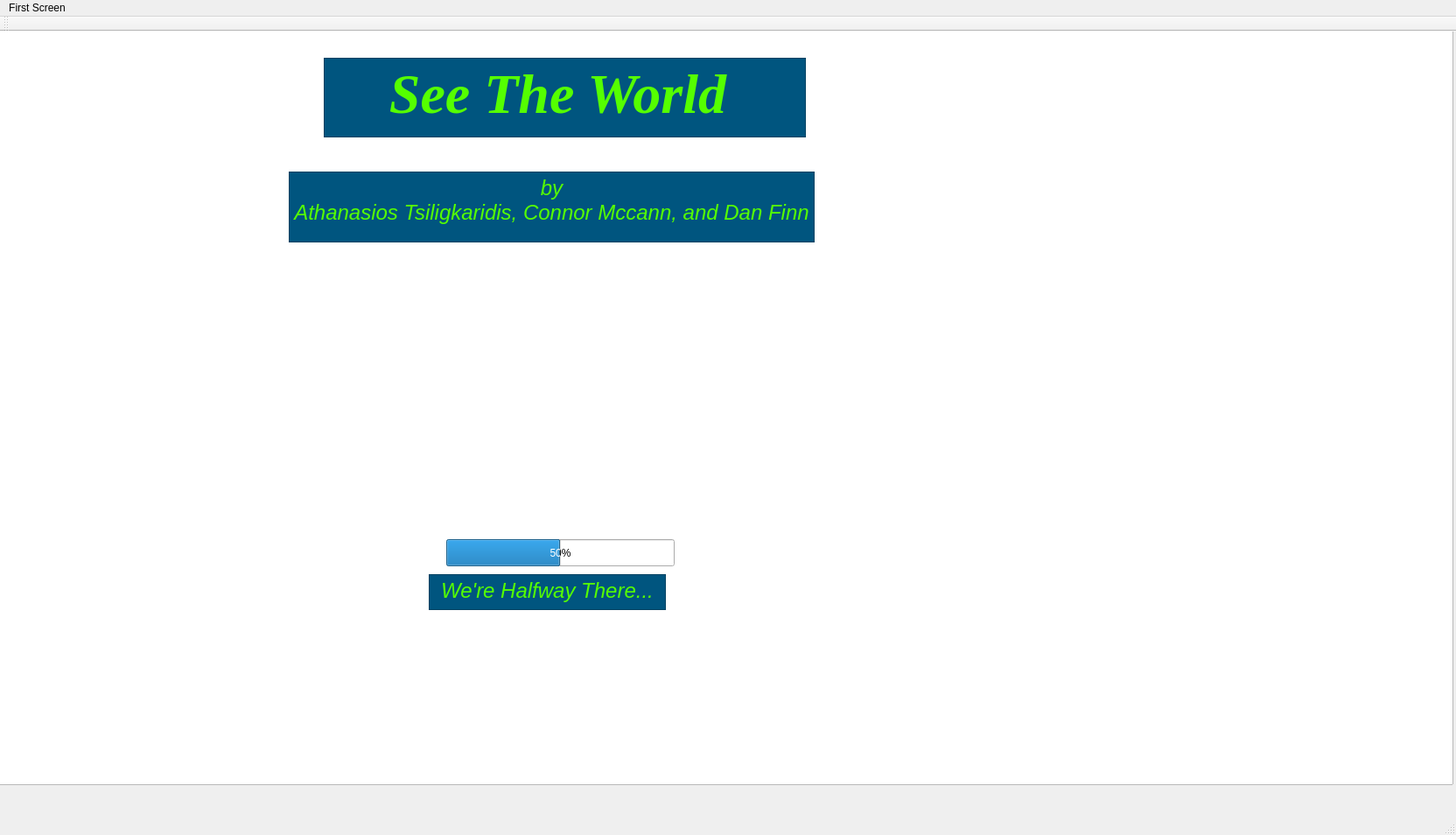
<?xml version="1.0" encoding="UTF-8"?>
<ui version="4.0">
 <class>MainWindow</class>
 <widget class="QMainWindow" name="MainWindow">
  <property name="geometry">
   <rect>
    <x>0</x>
    <y>0</y>
    <width>1664</width>
    <height>954</height>
   </rect>
  </property>
  <property name="windowTitle">
   <string>MainWindow</string>
  </property>
  <widget class="QWidget" name="centralWidget">
   <widget class="QTextEdit" name="textEdit">
    <property name="geometry">
     <rect>
      <x>370</x>
      <y>30</y>
      <width>551</width>
      <height>91</height>
     </rect>
    </property>
    <property name="palette">
     <palette>
      <active>
       <colorrole role="WindowText">
        <brush brushstyle="SolidPattern">
         <color alpha="255">
          <red>0</red>
          <green>0</green>
          <blue>0</blue>
         </color>
        </brush>
       </colorrole>
       <colorrole role="Button">
        <brush brushstyle="SolidPattern">
         <color alpha="255">
          <red>0</red>
          <green>85</green>
          <blue>127</blue>
         </color>
        </brush>
       </colorrole>
       <colorrole role="Light">
        <brush brushstyle="SolidPattern">
         <color alpha="255">
          <red>255</red>
          <green>255</green>
          <blue>255</blue>
         </color>
        </brush>
       </colorrole>
       <colorrole role="Midlight">
        <brush brushstyle="SolidPattern">
         <color alpha="255">
          <red>255</red>
          <green>255</green>
          <blue>255</blue>
         </color>
        </brush>
       </colorrole>
       <colorrole role="Dark">
        <brush brushstyle="SolidPattern">
         <color alpha="255">
          <red>127</red>
          <green>127</green>
          <blue>127</blue>
         </color>
        </brush>
       </colorrole>
       <colorrole role="Mid">
        <brush brushstyle="SolidPattern">
         <color alpha="255">
          <red>170</red>
          <green>170</green>
          <blue>170</blue>
         </color>
        </brush>
       </colorrole>
       <colorrole role="Text">
        <brush brushstyle="SolidPattern">
         <color alpha="255">
          <red>0</red>
          <green>0</green>
          <blue>0</blue>
         </color>
        </brush>
       </colorrole>
       <colorrole role="BrightText">
        <brush brushstyle="SolidPattern">
         <color alpha="255">
          <red>255</red>
          <green>255</green>
          <blue>255</blue>
         </color>
        </brush>
       </colorrole>
       <colorrole role="ButtonText">
        <brush brushstyle="SolidPattern">
         <color alpha="255">
          <red>0</red>
          <green>0</green>
          <blue>0</blue>
         </color>
        </brush>
       </colorrole>
       <colorrole role="Base">
        <brush brushstyle="SolidPattern">
         <color alpha="255">
          <red>0</red>
          <green>85</green>
          <blue>127</blue>
         </color>
        </brush>
       </colorrole>
       <colorrole role="Window">
        <brush brushstyle="SolidPattern">
         <color alpha="255">
          <red>0</red>
          <green>85</green>
          <blue>127</blue>
         </color>
        </brush>
       </colorrole>
       <colorrole role="Shadow">
        <brush brushstyle="SolidPattern">
         <color alpha="255">
          <red>0</red>
          <green>0</green>
          <blue>0</blue>
         </color>
        </brush>
       </colorrole>
       <colorrole role="AlternateBase">
        <brush brushstyle="SolidPattern">
         <color alpha="255">
          <red>255</red>
          <green>255</green>
          <blue>255</blue>
         </color>
        </brush>
       </colorrole>
       <colorrole role="ToolTipBase">
        <brush brushstyle="SolidPattern">
         <color alpha="255">
          <red>255</red>
          <green>255</green>
          <blue>220</blue>
         </color>
        </brush>
       </colorrole>
       <colorrole role="ToolTipText">
        <brush brushstyle="SolidPattern">
         <color alpha="255">
          <red>0</red>
          <green>0</green>
          <blue>0</blue>
         </color>
        </brush>
       </colorrole>
      </active>
      <inactive>
       <colorrole role="WindowText">
        <brush brushstyle="SolidPattern">
         <color alpha="255">
          <red>0</red>
          <green>0</green>
          <blue>0</blue>
         </color>
        </brush>
       </colorrole>
       <colorrole role="Button">
        <brush brushstyle="SolidPattern">
         <color alpha="255">
          <red>0</red>
          <green>85</green>
          <blue>127</blue>
         </color>
        </brush>
       </colorrole>
       <colorrole role="Light">
        <brush brushstyle="SolidPattern">
         <color alpha="255">
          <red>255</red>
          <green>255</green>
          <blue>255</blue>
         </color>
        </brush>
       </colorrole>
       <colorrole role="Midlight">
        <brush brushstyle="SolidPattern">
         <color alpha="255">
          <red>255</red>
          <green>255</green>
          <blue>255</blue>
         </color>
        </brush>
       </colorrole>
       <colorrole role="Dark">
        <brush brushstyle="SolidPattern">
         <color alpha="255">
          <red>127</red>
          <green>127</green>
          <blue>127</blue>
         </color>
        </brush>
       </colorrole>
       <colorrole role="Mid">
        <brush brushstyle="SolidPattern">
         <color alpha="255">
          <red>170</red>
          <green>170</green>
          <blue>170</blue>
         </color>
        </brush>
       </colorrole>
       <colorrole role="Text">
        <brush brushstyle="SolidPattern">
         <color alpha="255">
          <red>0</red>
          <green>0</green>
          <blue>0</blue>
         </color>
        </brush>
       </colorrole>
       <colorrole role="BrightText">
        <brush brushstyle="SolidPattern">
         <color alpha="255">
          <red>255</red>
          <green>255</green>
          <blue>255</blue>
         </color>
        </brush>
       </colorrole>
       <colorrole role="ButtonText">
        <brush brushstyle="SolidPattern">
         <color alpha="255">
          <red>0</red>
          <green>0</green>
          <blue>0</blue>
         </color>
        </brush>
       </colorrole>
       <colorrole role="Base">
        <brush brushstyle="SolidPattern">
         <color alpha="255">
          <red>0</red>
          <green>85</green>
          <blue>127</blue>
         </color>
        </brush>
       </colorrole>
       <colorrole role="Window">
        <brush brushstyle="SolidPattern">
         <color alpha="255">
          <red>0</red>
          <green>85</green>
          <blue>127</blue>
         </color>
        </brush>
       </colorrole>
       <colorrole role="Shadow">
        <brush brushstyle="SolidPattern">
         <color alpha="255">
          <red>0</red>
          <green>0</green>
          <blue>0</blue>
         </color>
        </brush>
       </colorrole>
       <colorrole role="AlternateBase">
        <brush brushstyle="SolidPattern">
         <color alpha="255">
          <red>255</red>
          <green>255</green>
          <blue>255</blue>
         </color>
        </brush>
       </colorrole>
       <colorrole role="ToolTipBase">
        <brush brushstyle="SolidPattern">
         <color alpha="255">
          <red>255</red>
          <green>255</green>
          <blue>220</blue>
         </color>
        </brush>
       </colorrole>
       <colorrole role="ToolTipText">
        <brush brushstyle="SolidPattern">
         <color alpha="255">
          <red>0</red>
          <green>0</green>
          <blue>0</blue>
         </color>
        </brush>
       </colorrole>
      </inactive>
      <disabled>
       <colorrole role="WindowText">
        <brush brushstyle="SolidPattern">
         <color alpha="255">
          <red>127</red>
          <green>127</green>
          <blue>127</blue>
         </color>
        </brush>
       </colorrole>
       <colorrole role="Button">
        <brush brushstyle="SolidPattern">
         <color alpha="255">
          <red>0</red>
          <green>85</green>
          <blue>127</blue>
         </color>
        </brush>
       </colorrole>
       <colorrole role="Light">
        <brush brushstyle="SolidPattern">
         <color alpha="255">
          <red>255</red>
          <green>255</green>
          <blue>255</blue>
         </color>
        </brush>
       </colorrole>
       <colorrole role="Midlight">
        <brush brushstyle="SolidPattern">
         <color alpha="255">
          <red>255</red>
          <green>255</green>
          <blue>255</blue>
         </color>
        </brush>
       </colorrole>
       <colorrole role="Dark">
        <brush brushstyle="SolidPattern">
         <color alpha="255">
          <red>127</red>
          <green>127</green>
          <blue>127</blue>
         </color>
        </brush>
       </colorrole>
       <colorrole role="Mid">
        <brush brushstyle="SolidPattern">
         <color alpha="255">
          <red>170</red>
          <green>170</green>
          <blue>170</blue>
         </color>
        </brush>
       </colorrole>
       <colorrole role="Text">
        <brush brushstyle="SolidPattern">
         <color alpha="255">
          <red>127</red>
          <green>127</green>
          <blue>127</blue>
         </color>
        </brush>
       </colorrole>
       <colorrole role="BrightText">
        <brush brushstyle="SolidPattern">
         <color alpha="255">
          <red>255</red>
          <green>255</green>
          <blue>255</blue>
         </color>
        </brush>
       </colorrole>
       <colorrole role="ButtonText">
        <brush brushstyle="SolidPattern">
         <color alpha="255">
          <red>127</red>
          <green>127</green>
          <blue>127</blue>
         </color>
        </brush>
       </colorrole>
       <colorrole role="Base">
        <brush brushstyle="SolidPattern">
         <color alpha="255">
          <red>0</red>
          <green>85</green>
          <blue>127</blue>
         </color>
        </brush>
       </colorrole>
       <colorrole role="Window">
        <brush brushstyle="SolidPattern">
         <color alpha="255">
          <red>0</red>
          <green>85</green>
          <blue>127</blue>
         </color>
        </brush>
       </colorrole>
       <colorrole role="Shadow">
        <brush brushstyle="SolidPattern">
         <color alpha="255">
          <red>0</red>
          <green>0</green>
          <blue>0</blue>
         </color>
        </brush>
       </colorrole>
       <colorrole role="AlternateBase">
        <brush brushstyle="SolidPattern">
         <color alpha="255">
          <red>255</red>
          <green>255</green>
          <blue>255</blue>
         </color>
        </brush>
       </colorrole>
       <colorrole role="ToolTipBase">
        <brush brushstyle="SolidPattern">
         <color alpha="255">
          <red>255</red>
          <green>255</green>
          <blue>220</blue>
         </color>
        </brush>
       </colorrole>
       <colorrole role="ToolTipText">
        <brush brushstyle="SolidPattern">
         <color alpha="255">
          <red>0</red>
          <green>0</green>
          <blue>0</blue>
         </color>
        </brush>
       </colorrole>
      </disabled>
     </palette>
    </property>
    <property name="font">
     <font>
      <family>Times New Roman</family>
     </font>
    </property>
    <property name="mouseTracking">
     <bool>false</bool>
    </property>
    <property name="styleSheet">
     <string notr="true">
background-color: rgb(0, 85, 127);
border-color: rgb(0, 255, 255);</string>
    </property>
    <property name="html">
     <string>&lt;!DOCTYPE HTML PUBLIC &quot;-//W3C//DTD HTML 4.0//EN&quot; &quot;http://www.w3.org/TR/REC-html40/strict.dtd&quot;&gt;
&lt;html&gt;&lt;head&gt;&lt;meta name=&quot;qrichtext&quot; content=&quot;1&quot; /&gt;&lt;style type=&quot;text/css&quot;&gt;
p, li { white-space: pre-wrap; }
&lt;/style&gt;&lt;/head&gt;&lt;body style=&quot; font-family:'Times New Roman'; font-size:8.25pt; font-weight:400; font-style:normal;&quot;&gt;
&lt;p align=&quot;center&quot; style=&quot; margin-top:0px; margin-bottom:0px; margin-left:0px; margin-right:0px; -qt-block-indent:0; text-indent:0px;&quot;&gt;&lt;span style=&quot; font-size:48pt; font-weight:600; font-style:italic; color:#55ff00;&quot;&gt;See The World &lt;/span&gt;&lt;/p&gt;&lt;/body&gt;&lt;/html&gt;</string>
    </property>
   </widget>
   <widget class="QTextEdit" name="textEdit_3">
    <property name="geometry">
     <rect>
      <x>330</x>
      <y>160</y>
      <width>601</width>
      <height>81</height>
     </rect>
    </property>
    <property name="styleSheet">
     <string notr="true">background-color: rgb(0, 85, 127);</string>
    </property>
    <property name="html">
     <string>&lt;!DOCTYPE HTML PUBLIC &quot;-//W3C//DTD HTML 4.0//EN&quot; &quot;http://www.w3.org/TR/REC-html40/strict.dtd&quot;&gt;
&lt;html&gt;&lt;head&gt;&lt;meta name=&quot;qrichtext&quot; content=&quot;1&quot; /&gt;&lt;style type=&quot;text/css&quot;&gt;
p, li { white-space: pre-wrap; }
&lt;/style&gt;&lt;/head&gt;&lt;body style=&quot; font-family:'MS Shell Dlg 2'; font-size:8.25pt; font-weight:400; font-style:normal;&quot;&gt;
&lt;p align=&quot;center&quot; style=&quot; margin-top:0px; margin-bottom:0px; margin-left:0px; margin-right:0px; -qt-block-indent:0; text-indent:0px;&quot;&gt;&lt;span style=&quot; font-size:18pt; font-style:italic; color:#55ff00;&quot;&gt;by&lt;/span&gt;&lt;/p&gt;
&lt;p align=&quot;center&quot; style=&quot; margin-top:0px; margin-bottom:0px; margin-left:0px; margin-right:0px; -qt-block-indent:0; text-indent:0px;&quot;&gt;&lt;span style=&quot; font-size:18pt; font-style:italic; color:#55ff00;&quot;&gt;Athanasios Tsiligkaridis, Connor Mccann, and Dan Finn&lt;/span&gt;&lt;/p&gt;&lt;/body&gt;&lt;/html&gt;</string>
    </property>
   </widget>
   <widget class="QProgressBar" name="progressBar">
    <property name="geometry">
     <rect>
      <x>510</x>
      <y>580</y>
      <width>261</width>
      <height>31</height>
     </rect>
    </property>
    <property name="value">
     <number>50</number>
    </property>
   </widget>
   <widget class="QTextEdit" name="textEdit_5">
    <property name="geometry">
     <rect>
      <x>-290</x>
      <y>-160</y>
      <width>1951</width>
      <height>1021</height>
     </rect>
    </property>
    <property name="styleSheet">
     <string notr="true">background-image: url(:/new/prefix1/TheWorld.jpg);</string>
    </property>
   </widget>
   <widget class="QTextEdit" name="textEdit_6">
    <property name="geometry">
     <rect>
      <x>490</x>
      <y>620</y>
      <width>271</width>
      <height>41</height>
     </rect>
    </property>
    <property name="styleSheet">
     <string notr="true">background-color: rgb(0, 85, 127);</string>
    </property>
    <property name="html">
     <string>&lt;!DOCTYPE HTML PUBLIC &quot;-//W3C//DTD HTML 4.0//EN&quot; &quot;http://www.w3.org/TR/REC-html40/strict.dtd&quot;&gt;
&lt;html&gt;&lt;head&gt;&lt;meta name=&quot;qrichtext&quot; content=&quot;1&quot; /&gt;&lt;style type=&quot;text/css&quot;&gt;
p, li { white-space: pre-wrap; }
&lt;/style&gt;&lt;/head&gt;&lt;body style=&quot; font-family:'MS Shell Dlg 2'; font-size:8.25pt; font-weight:400; font-style:normal;&quot;&gt;
&lt;p align=&quot;center&quot; style=&quot; margin-top:0px; margin-bottom:0px; margin-left:0px; margin-right:0px; -qt-block-indent:0; text-indent:0px;&quot;&gt;&lt;span style=&quot; font-size:18pt; font-style:italic; color:#55ff00;&quot;&gt;We're Halfway There...&lt;/span&gt;&lt;/p&gt;&lt;/body&gt;&lt;/html&gt;</string>
    </property>
   </widget>
   <zorder>textEdit_5</zorder>
   <zorder>textEdit</zorder>
   <zorder>textEdit_3</zorder>
   <zorder>progressBar</zorder>
   <zorder>textEdit_6</zorder>
  </widget>
  <widget class="QMenuBar" name="menuBar">
   <property name="geometry">
    <rect>
     <x>0</x>
     <y>0</y>
     <width>1664</width>
     <height>21</height>
    </rect>
   </property>
   <widget class="QMenu" name="menuFirst_Screen">
    <property name="title">
     <string>First Screen</string>
    </property>
   </widget>
   <addaction name="menuFirst_Screen"/>
  </widget>
  <widget class="QToolBar" name="mainToolBar">
   <attribute name="toolBarArea">
    <enum>TopToolBarArea</enum>
   </attribute>
   <attribute name="toolBarBreak">
    <bool>false</bool>
   </attribute>
  </widget>
  <widget class="QStatusBar" name="statusBar"/>
 </widget>
 <layoutdefault spacing="6" margin="11"/>
 <resources/>
 <connections/>
</ui>
